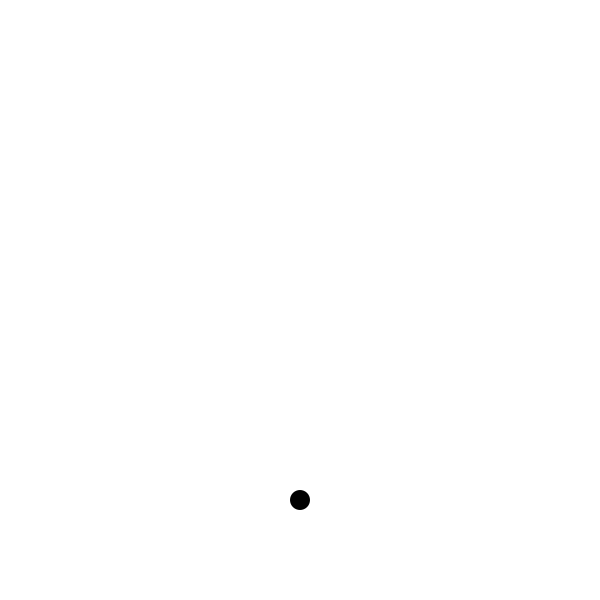
Frame 1 (no input)
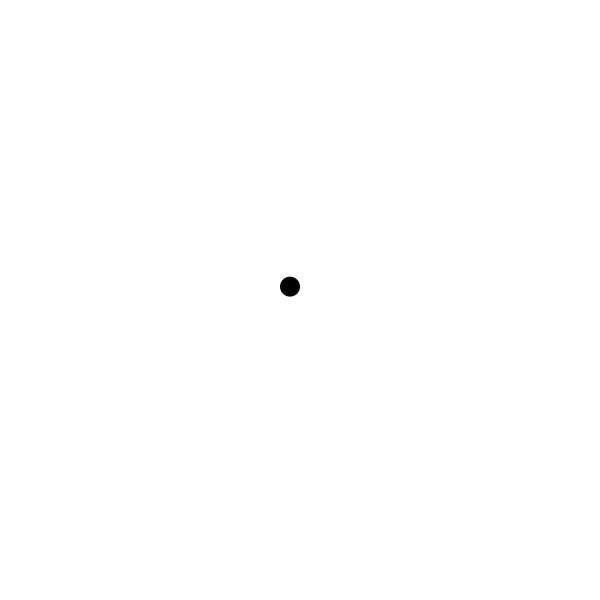
Frame 60 (the mouse pressed at the canvas centre just before this capture)
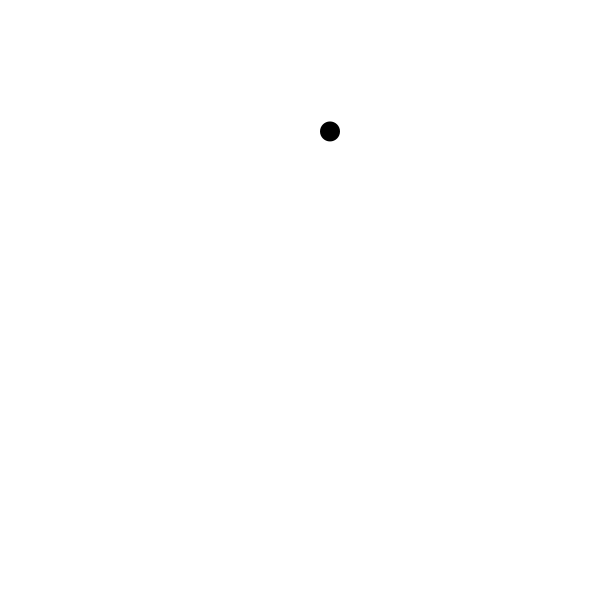
Frame 120 (the mouse held since frame 60 and released just before this capture)

The Processing sketch that drew these frames (run headless with seeded random() and noise(); from frame 60 on, the mouse is pressed at the canvas centre):

// Processing sketch: processing_119849
// ── processing_119849.pde

float x, y, radi, velocitatx, velocitaty;
 
void setup()
{
  size (600,600);
 background(255);
  x = 300;
  y= 500;
  velocitatx = 10;
  velocitaty =random(10);
  radi = 20;
     
  noStroke();
  smooth();
  
}
 
void draw()
{
background(255);
  bola();
  movbola();
}
 
 
void bola()
{
  fill (0);
  ellipse (x,y,radi,radi);
}
 
 
void movbola()
{
 x+=velocitatx;
 y+=velocitaty;
 if (x>width-radi || x<0+radi)
  {
  velocitatx=-velocitatx;
  }
 else if (y>height-radi||y<0+radi)
  {
  velocitaty=-velocitaty;
  }
}
